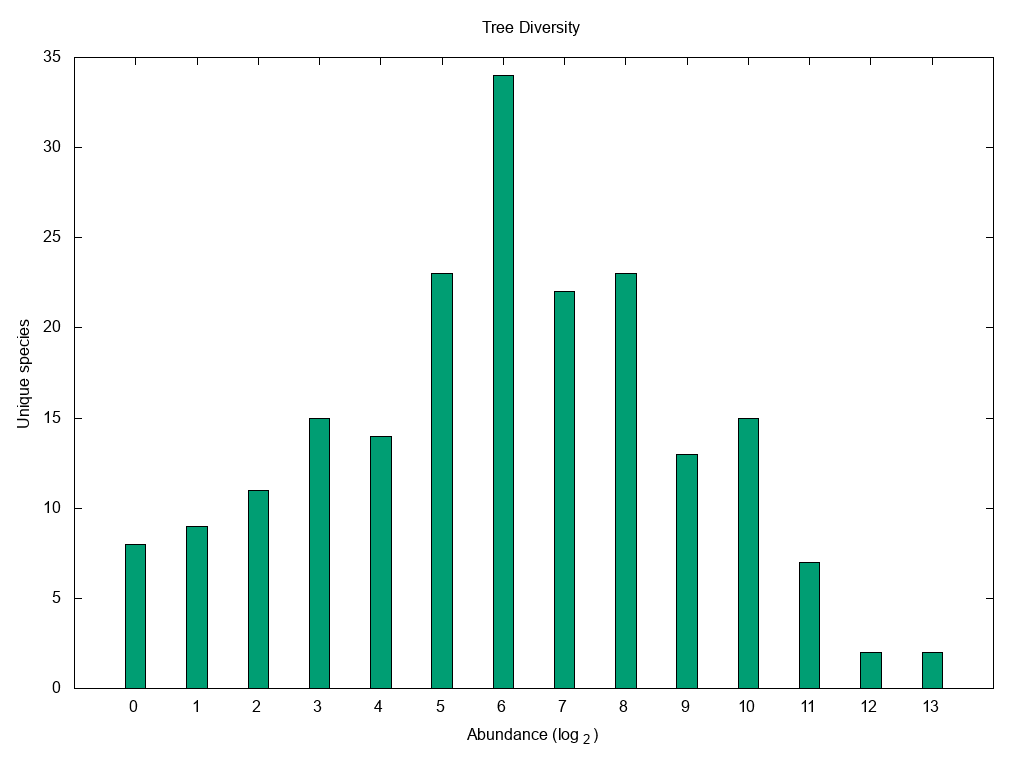

This chart was generated by the following gnuplot code:
set title "Tree Diversity"
set ylabel "Unique species"
set xlabel "Abundance (log_2)"
set yrange [0:35]
set style data histogram
set style fill solid border -1
set term png size 1024,768
set output "tree_species_abundance.png"
plot "tree_species_abundance_data" using 2:xtic(1) title '' lc 2
